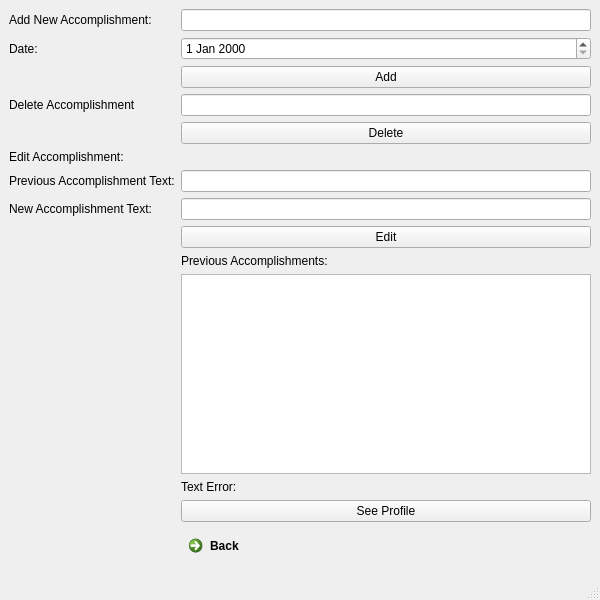
<?xml version="1.0" encoding="UTF-8"?>
<ui version="4.0">
 <class>Accomplishment</class>
 <widget class="QMainWindow" name="Accomplishment">
  <property name="geometry">
   <rect>
    <x>0</x>
    <y>0</y>
    <width>600</width>
    <height>600</height>
   </rect>
  </property>
  <property name="windowTitle">
   <string>MainWindow</string>
  </property>
  <widget class="QWidget" name="centralwidget">
   <layout class="QFormLayout" name="formLayout">
    <item row="1" column="1">
     <widget class="QLineEdit" name="lineEdit_add_accom"/>
    </item>
    <item row="3" column="1">
     <widget class="QPushButton" name="Add_Accomplish">
      <property name="text">
       <string>Add</string>
      </property>
     </widget>
    </item>
    <item row="11" column="1">
     <widget class="QLabel" name="label_2">
      <property name="text">
       <string>Previous Accomplishments: </string>
      </property>
     </widget>
    </item>
    <item row="12" column="1">
     <widget class="QTextBrowser" name="textBrowser"/>
    </item>
    <item row="15" column="1">
     <widget class="QCommandLinkButton" name="commandLinkButton">
      <property name="text">
       <string>Back</string>
      </property>
     </widget>
    </item>
    <item row="5" column="1">
     <widget class="QLineEdit" name="lineEdit_delete"/>
    </item>
    <item row="8" column="1">
     <widget class="QLineEdit" name="lineEdit_prev_acc_edit"/>
    </item>
    <item row="6" column="1">
     <widget class="QPushButton" name="delete_accomplish">
      <property name="text">
       <string>Delete</string>
      </property>
     </widget>
    </item>
    <item row="10" column="1">
     <widget class="QPushButton" name="edit_accomplish">
      <property name="text">
       <string>Edit</string>
      </property>
     </widget>
    </item>
    <item row="9" column="1">
     <widget class="QLineEdit" name="lineEdit_new_acc_edit"/>
    </item>
    <item row="5" column="0">
     <widget class="QLabel" name="label_3">
      <property name="text">
       <string>Delete Accomplishment</string>
      </property>
     </widget>
    </item>
    <item row="1" column="0">
     <widget class="QLabel" name="label">
      <property name="text">
       <string>Add New Accomplishment: </string>
      </property>
     </widget>
    </item>
    <item row="7" column="0">
     <widget class="QLabel" name="label_4">
      <property name="text">
       <string>Edit Accomplishment:</string>
      </property>
     </widget>
    </item>
    <item row="8" column="0">
     <widget class="QLabel" name="label_5">
      <property name="text">
       <string>Previous Accomplishment Text:</string>
      </property>
     </widget>
    </item>
    <item row="9" column="0">
     <widget class="QLabel" name="label_6">
      <property name="text">
       <string>New Accomplishment Text:</string>
      </property>
     </widget>
    </item>
    <item row="13" column="1">
     <widget class="QLabel" name="label_for_error">
      <property name="text">
       <string>Text Error:</string>
      </property>
     </widget>
    </item>
    <item row="14" column="1">
     <widget class="QPushButton" name="pushButton_see_profile">
      <property name="text">
       <string>See Profile</string>
      </property>
     </widget>
    </item>
    <item row="2" column="1">
     <widget class="QDateEdit" name="dateEdit"/>
    </item>
    <item row="2" column="0">
     <widget class="QLabel" name="label_7">
      <property name="text">
       <string>Date:</string>
      </property>
     </widget>
    </item>
   </layout>
  </widget>
  <widget class="QMenuBar" name="menubar">
   <property name="geometry">
    <rect>
     <x>0</x>
     <y>0</y>
     <width>600</width>
     <height>21</height>
    </rect>
   </property>
  </widget>
  <widget class="QStatusBar" name="statusbar"/>
 </widget>
 <resources/>
 <connections/>
</ui>
